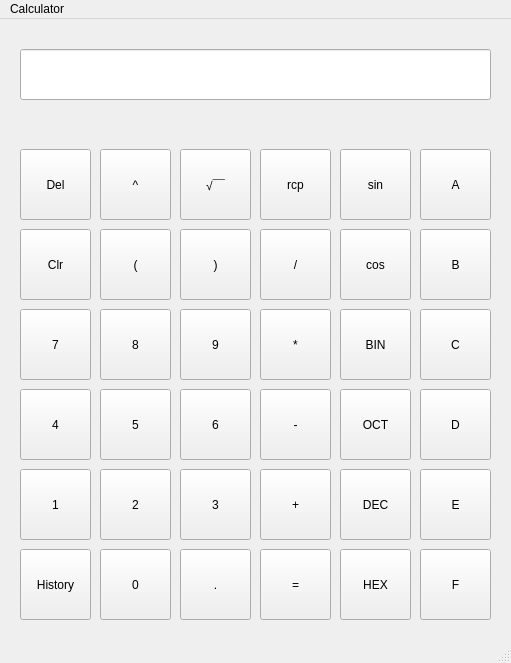
<?xml version="1.0" encoding="UTF-8"?>
<ui version="4.0">
 <class>MainWindow</class>
 <widget class="QMainWindow" name="MainWindow">
  <property name="geometry">
   <rect>
    <x>0</x>
    <y>0</y>
    <width>511</width>
    <height>663</height>
   </rect>
  </property>
  <property name="windowTitle">
   <string>MainWindow</string>
  </property>
  <widget class="QWidget" name="centralwidget">
   <widget class="QPushButton" name="num_5">
    <property name="geometry">
     <rect>
      <x>100</x>
      <y>370</y>
      <width>71</width>
      <height>71</height>
     </rect>
    </property>
    <property name="text">
     <string>5</string>
    </property>
   </widget>
   <widget class="QPushButton" name="num_9">
    <property name="geometry">
     <rect>
      <x>180</x>
      <y>290</y>
      <width>71</width>
      <height>71</height>
     </rect>
    </property>
    <property name="text">
     <string>9</string>
    </property>
   </widget>
   <widget class="QPushButton" name="devide">
    <property name="geometry">
     <rect>
      <x>260</x>
      <y>210</y>
      <width>71</width>
      <height>71</height>
     </rect>
    </property>
    <property name="text">
     <string>/</string>
    </property>
   </widget>
   <widget class="QPushButton" name="exp">
    <property name="geometry">
     <rect>
      <x>100</x>
      <y>130</y>
      <width>71</width>
      <height>71</height>
     </rect>
    </property>
    <property name="text">
     <string>^</string>
    </property>
   </widget>
   <widget class="QPushButton" name="num_7">
    <property name="geometry">
     <rect>
      <x>20</x>
      <y>290</y>
      <width>71</width>
      <height>71</height>
     </rect>
    </property>
    <property name="text">
     <string>7</string>
    </property>
   </widget>
   <widget class="QPushButton" name="multiply">
    <property name="geometry">
     <rect>
      <x>260</x>
      <y>290</y>
      <width>71</width>
      <height>71</height>
     </rect>
    </property>
    <property name="text">
     <string>*</string>
    </property>
   </widget>
   <widget class="QPushButton" name="num_2">
    <property name="geometry">
     <rect>
      <x>100</x>
      <y>450</y>
      <width>71</width>
      <height>71</height>
     </rect>
    </property>
    <property name="text">
     <string>2</string>
    </property>
   </widget>
   <widget class="QPushButton" name="num_6">
    <property name="geometry">
     <rect>
      <x>180</x>
      <y>370</y>
      <width>71</width>
      <height>71</height>
     </rect>
    </property>
    <property name="text">
     <string>6</string>
    </property>
   </widget>
   <widget class="QPushButton" name="history">
    <property name="geometry">
     <rect>
      <x>20</x>
      <y>530</y>
      <width>71</width>
      <height>71</height>
     </rect>
    </property>
    <property name="text">
     <string>History</string>
    </property>
   </widget>
   <widget class="QPushButton" name="num_3">
    <property name="geometry">
     <rect>
      <x>180</x>
      <y>450</y>
      <width>71</width>
      <height>71</height>
     </rect>
    </property>
    <property name="text">
     <string>3</string>
    </property>
   </widget>
   <widget class="QPushButton" name="num_1">
    <property name="geometry">
     <rect>
      <x>20</x>
      <y>450</y>
      <width>71</width>
      <height>71</height>
     </rect>
    </property>
    <property name="text">
     <string>1</string>
    </property>
   </widget>
   <widget class="QPushButton" name="num_8">
    <property name="geometry">
     <rect>
      <x>100</x>
      <y>290</y>
      <width>71</width>
      <height>71</height>
     </rect>
    </property>
    <property name="text">
     <string>8</string>
    </property>
   </widget>
   <widget class="QPushButton" name="subtract">
    <property name="geometry">
     <rect>
      <x>260</x>
      <y>370</y>
      <width>71</width>
      <height>71</height>
     </rect>
    </property>
    <property name="text">
     <string>-</string>
    </property>
   </widget>
   <widget class="QPushButton" name="num_4">
    <property name="geometry">
     <rect>
      <x>20</x>
      <y>370</y>
      <width>71</width>
      <height>71</height>
     </rect>
    </property>
    <property name="text">
     <string>4</string>
    </property>
   </widget>
   <widget class="QPushButton" name="plus">
    <property name="geometry">
     <rect>
      <x>260</x>
      <y>450</y>
      <width>71</width>
      <height>71</height>
     </rect>
    </property>
    <property name="text">
     <string>+</string>
    </property>
   </widget>
   <widget class="QPushButton" name="equal">
    <property name="geometry">
     <rect>
      <x>260</x>
      <y>530</y>
      <width>71</width>
      <height>71</height>
     </rect>
    </property>
    <property name="text">
     <string>=</string>
    </property>
   </widget>
   <widget class="QPushButton" name="num_0">
    <property name="geometry">
     <rect>
      <x>100</x>
      <y>530</y>
      <width>71</width>
      <height>71</height>
     </rect>
    </property>
    <property name="text">
     <string>0</string>
    </property>
   </widget>
   <widget class="QPushButton" name="dot">
    <property name="geometry">
     <rect>
      <x>180</x>
      <y>530</y>
      <width>71</width>
      <height>71</height>
     </rect>
    </property>
    <property name="text">
     <string>.</string>
    </property>
   </widget>
   <widget class="QPushButton" name="A">
    <property name="geometry">
     <rect>
      <x>420</x>
      <y>130</y>
      <width>71</width>
      <height>71</height>
     </rect>
    </property>
    <property name="text">
     <string>A</string>
    </property>
   </widget>
   <widget class="QPushButton" name="B">
    <property name="geometry">
     <rect>
      <x>420</x>
      <y>210</y>
      <width>71</width>
      <height>71</height>
     </rect>
    </property>
    <property name="text">
     <string>B</string>
    </property>
   </widget>
   <widget class="QPushButton" name="C">
    <property name="geometry">
     <rect>
      <x>420</x>
      <y>290</y>
      <width>71</width>
      <height>71</height>
     </rect>
    </property>
    <property name="text">
     <string>C</string>
    </property>
   </widget>
   <widget class="QPushButton" name="D">
    <property name="geometry">
     <rect>
      <x>420</x>
      <y>370</y>
      <width>71</width>
      <height>71</height>
     </rect>
    </property>
    <property name="text">
     <string>D</string>
    </property>
   </widget>
   <widget class="QPushButton" name="E">
    <property name="geometry">
     <rect>
      <x>420</x>
      <y>450</y>
      <width>71</width>
      <height>71</height>
     </rect>
    </property>
    <property name="text">
     <string>E</string>
    </property>
   </widget>
   <widget class="QPushButton" name="F">
    <property name="geometry">
     <rect>
      <x>420</x>
      <y>530</y>
      <width>71</width>
      <height>71</height>
     </rect>
    </property>
    <property name="text">
     <string>F</string>
    </property>
   </widget>
   <widget class="QPushButton" name="bin">
    <property name="geometry">
     <rect>
      <x>340</x>
      <y>290</y>
      <width>71</width>
      <height>71</height>
     </rect>
    </property>
    <property name="text">
     <string>BIN</string>
    </property>
   </widget>
   <widget class="QPushButton" name="oct">
    <property name="geometry">
     <rect>
      <x>340</x>
      <y>370</y>
      <width>71</width>
      <height>71</height>
     </rect>
    </property>
    <property name="text">
     <string>OCT</string>
    </property>
   </widget>
   <widget class="QPushButton" name="dec">
    <property name="geometry">
     <rect>
      <x>340</x>
      <y>450</y>
      <width>71</width>
      <height>71</height>
     </rect>
    </property>
    <property name="text">
     <string>DEC</string>
    </property>
   </widget>
   <widget class="QPushButton" name="hex">
    <property name="geometry">
     <rect>
      <x>340</x>
      <y>530</y>
      <width>71</width>
      <height>71</height>
     </rect>
    </property>
    <property name="text">
     <string>HEX</string>
    </property>
   </widget>
   <widget class="QPushButton" name="rightParenthesis">
    <property name="geometry">
     <rect>
      <x>180</x>
      <y>210</y>
      <width>71</width>
      <height>71</height>
     </rect>
    </property>
    <property name="text">
     <string>)</string>
    </property>
   </widget>
   <widget class="QPushButton" name="leftParenthesis">
    <property name="geometry">
     <rect>
      <x>100</x>
      <y>210</y>
      <width>71</width>
      <height>71</height>
     </rect>
    </property>
    <property name="text">
     <string>(</string>
    </property>
   </widget>
   <widget class="QPushButton" name="clear">
    <property name="geometry">
     <rect>
      <x>20</x>
      <y>210</y>
      <width>71</width>
      <height>71</height>
     </rect>
    </property>
    <property name="text">
     <string>Clr</string>
    </property>
   </widget>
   <widget class="QPushButton" name="sqrt">
    <property name="geometry">
     <rect>
      <x>180</x>
      <y>130</y>
      <width>71</width>
      <height>71</height>
     </rect>
    </property>
    <property name="text">
     <string>√￣</string>
    </property>
   </widget>
   <widget class="QPushButton" name="sin">
    <property name="geometry">
     <rect>
      <x>340</x>
      <y>130</y>
      <width>71</width>
      <height>71</height>
     </rect>
    </property>
    <property name="text">
     <string>sin</string>
    </property>
   </widget>
   <widget class="QPushButton" name="cos">
    <property name="geometry">
     <rect>
      <x>340</x>
      <y>210</y>
      <width>71</width>
      <height>71</height>
     </rect>
    </property>
    <property name="text">
     <string>cos</string>
    </property>
   </widget>
   <widget class="QLineEdit" name="display">
    <property name="geometry">
     <rect>
      <x>20</x>
      <y>30</y>
      <width>471</width>
      <height>51</height>
     </rect>
    </property>
   </widget>
   <widget class="QPushButton" name="delete_2">
    <property name="geometry">
     <rect>
      <x>20</x>
      <y>130</y>
      <width>71</width>
      <height>71</height>
     </rect>
    </property>
    <property name="text">
     <string>Del</string>
    </property>
   </widget>
   <widget class="QPushButton" name="rcp">
    <property name="geometry">
     <rect>
      <x>260</x>
      <y>130</y>
      <width>71</width>
      <height>71</height>
     </rect>
    </property>
    <property name="text">
     <string>rcp</string>
    </property>
   </widget>
  </widget>
  <widget class="QMenuBar" name="menubar">
   <property name="geometry">
    <rect>
     <x>0</x>
     <y>0</y>
     <width>511</width>
     <height>26</height>
    </rect>
   </property>
   <widget class="QMenu" name="menuCalculator">
    <property name="title">
     <string>Calculator</string>
    </property>
   </widget>
   <addaction name="menuCalculator"/>
  </widget>
  <widget class="QStatusBar" name="statusbar"/>
 </widget>
 <resources/>
 <connections/>
</ui>
